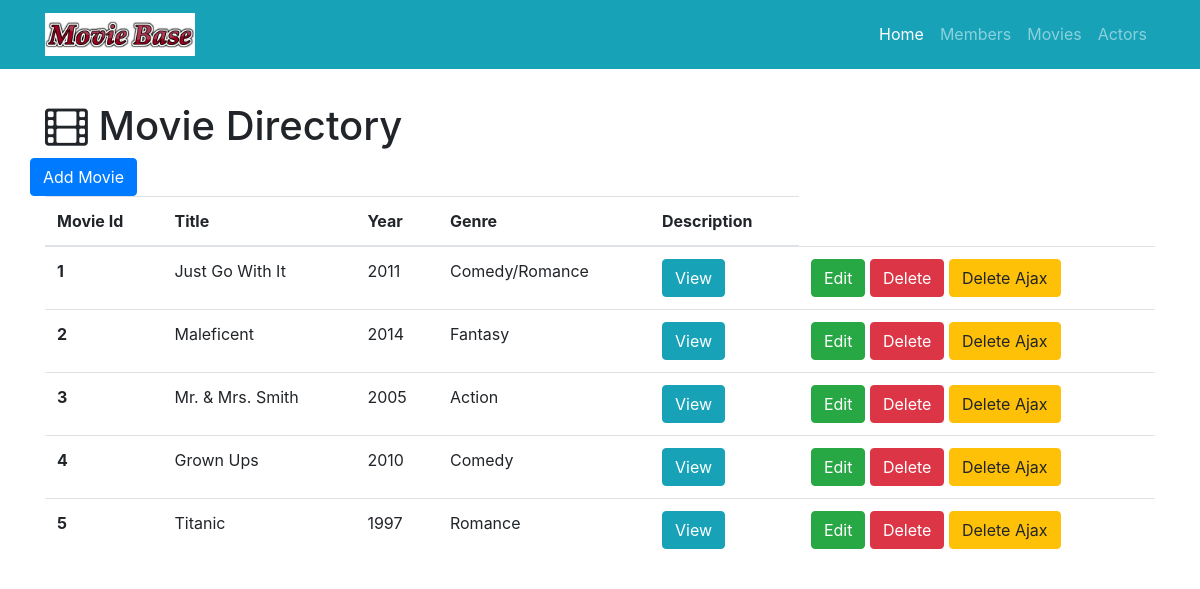
The app's page /movies with its own data.
### project.py (models this page shows)
class Movie(db.Model):
    __tablename__ = 'movies'
    id = db.Column(db.Integer, primary_key=True)
    title = db.Column(db.String(256))
    year = db.Column(db.Integer)
    genre = db.Column(db.String(64))
    description = db.Column(db.String(256))
    actors = db.relationship('Actor', backref='movie', cascade="delete")

### project.py (the view)
@app.route('/movies')
def show_all_movies():
    movies = Movie.query.all()
    return render_template('movies-all.html', movies = movies)

### templates/movies-all.html (shortened to what this page needs)
{% extends "home-base.html" %}
{% block head %}
  {{super()}}
{% endblock %}
{% block page_content %}
<div class="container">
   <h1 class="mt-5"><i class="fa fa-film" aria-hidden="true"></i> Movie Directory</h1>
   <div class="row bottom-margin">
     <a href="/movie/add" class="btn btn-primary" role="button" aria-disabeled="true">Add Movie</a>
   </div>
{% if movies %}
<table class="table">
  <thead>
    <tr>
      <th>Movie Id</th>
      <th>Title</th>
        <th>Year</th>
        <th>Genre</th>
      <th>Description</th>
    </tr>
  </thead>
  <tbody>
  {% for movie in movies %}
  <tr>
    <th scope="row">{{movie.id}}</th>
        <td>{{movie.title}}</td>
        <td>{{movie.year}}</td>
        <td>{{movie.genre}}</td>
        <td>
         <button type="button" class="btn btn-info" data-toggle="modal" data-target="#{{movie.id}}">
               View
             </button>
       </td>
       <td>
          <a href="/movie/edit/{{movie.id}}" class ="btn btn-success" role="button" aria-disabled="true"> Edit</a>
         <a href="/movie/delete/{{movie.id}}" class ="btn btn-danger" role="button" aria-disabled="true"> Delete</a>
        <button class="btn btn-warning delete_ajax_btn" role="button" data-movie-id="{{movie.id}}">Delete Ajax</button>
      </td>
  </tr>
   {% endfor %}
 </tbody>
</table>
{% else %}
  <h3>There are no movies in the directory yet.</h3>
{% endif %}
</div>
{% endblock %}

### templates/movies-all.html (style rules this page uses)
body { padding-top: 54px; }

### records on screen
Movie: id "1", title "Just Go With It", year "2011", genre "Comedy/Romance"
Movie: id "2", title "Maleficent", year "2014", genre "Fantasy"
Movie: id "3", title "Mr. & Mrs. Smith", year "2005", genre "Action"
Movie: id "4", title "Grown Ups", year "2010", genre "Comedy"
Movie: id "5", title "Titanic", year "1997", genre "Romance"
